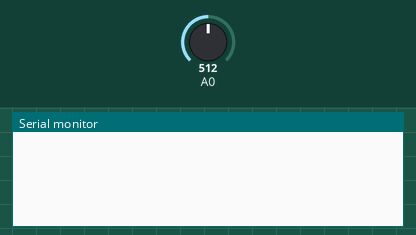
Simulated run of this sketch. Board: Arduino Uno, built with avr-gcc and run on an emulated ATmega328P. Parts: the last lines printed to the serial monitor. Inputs (shaded band) come from the test bench; at power-on: A0 = 512.

Above: at 1.8 s.
1.9 s: A0 set to 716
At 2.8 s:
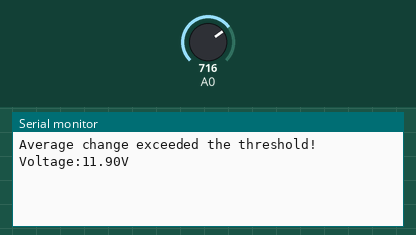
3.5 s: A0 set to 900
At 4.5 s:
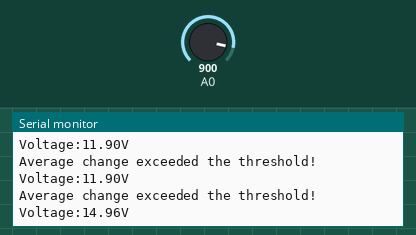

The sketch:

deviation_detector.ino
```cpp
struct MeasurementMonitor {
    float lastAverage;     // Stores the last calculated average
    float sum;             // Running sum of measurements
    unsigned long count;   // Number of measurements
    unsigned long lastTime; // Last time the average was checked
    float threshold;       // Threshold for average change
};

// Initialize a MeasurementMonitor structure
MeasurementMonitor monitor = {0, 0, 0, 0, 0.01}; // Example threshold set to 5.0

// Function to check if average change exceeds the threshold
bool checkAverageChange(float measurement, unsigned long currentTime) {
    // Update the sum and count
    monitor.sum += measurement;
    monitor.count++;

    // Only check average change at 1-second intervals
    if (currentTime - monitor.lastTime >= 1000) {
        // Calculate the new average
        float newAverage = monitor.sum / monitor.count;

        // Calculate the absolute change in average
        float averageChange = abs(newAverage - monitor.lastAverage);

        // Update lastAverage and lastTime
        monitor.lastAverage = newAverage;
        monitor.lastTime = currentTime;

        // Reset sum and count for the next interval
        monitor.sum = 0;
        monitor.count = 0;

        // Check if the average change exceeds the threshold
        return averageChange > monitor.threshold;
    }

    // Return false if not enough time has passed to check
    return false;
}

void setup() {
    Serial.begin(115200);
}

void loop() {
    // Example: Simulated measurement input
    float measurement = analogRead(A0) * (17.0 / 1023.0); // Convert ADC to voltage
    unsigned long currentTime = millis();

    // Check if the average change exceeds the threshold
    if (checkAverageChange(measurement, currentTime)) {
        Serial.println("Average change exceeded the threshold!");
        Serial.print("Voltage:");
        Serial.print(measurement);
        Serial.println("V");
    }
    delay(1000);
}
```

Measured:
- after the input at 1.9 s, the serial monitor: prints a new line after 0.10 s (image 1)
- after the input at 3.5 s, the serial monitor: prints a new line after 0.51 s (image 2)
